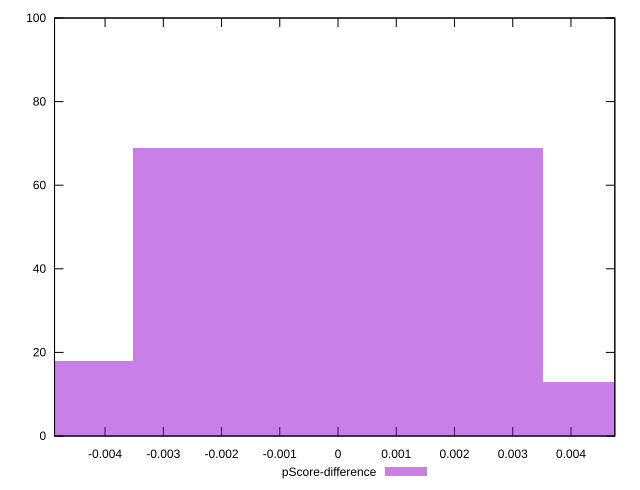

The script that saved this image:
reset

$pScoreDifference <<EOF
0.007036501967569634 13
-0.007036501967569634 18
0 69
EOF

set key outside below
set boxwidth 0.007036501967569634
set xrange [-0.004867302539681928:0.004752634343924367]
set yrange [0:100]
set trange [0:100]
set style fill transparent solid 0.5 noborder
set terminal svg size 640, 490 enhanced background rgb 'white'
set output "report_00019_2021-02-10T18-14-37.922Z//total-blocking-time/samples/pages/pScore-difference/histogram.svg"

plot $pScoreDifference title "pScore-difference" with boxes

reset
